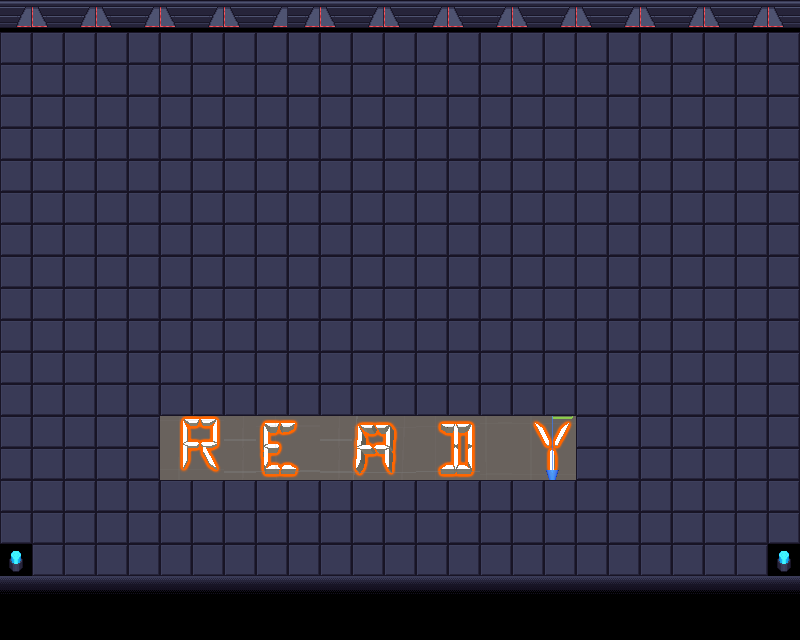

This is a level from a 2D game, rendered from its Tiled map with the project's own tilesets. A one-line summary and the complete map file follow:
An orthogonal 25x20 tile map with 32x32 px tiles, 2 tile layers (Capa de patrones 1, Capa de patrones 2), 1 hidden layer not drawn, 2 tilesets.

<map version="1.4" tiledversion="1.4.2" orientation="orthogonal" renderorder="right-down" width="25" height="20" tilewidth="32" tileheight="32" infinite="0" nextlayerid="4" nextobjectid="1">
 <editorsettings>
  <export target="Arkanoidmap.json" format="json" />
 </editorsettings>
 <tileset firstgid="1" name="tileset_complet" tilewidth="32" tileheight="32" tilecount="81" columns="9">
  <image source="tileset_complet.png" width="300" height="300" />
 </tileset>
 <tileset firstgid="82" name="Letters" tilewidth="32" tileheight="32" tilecount="324" columns="18">
  <image source="Letters.PNG" width="593" height="579" />
 </tileset>
 <layer id="1" name="Capa de patrones 1" width="25" height="20">
  <data encoding="csv">
4,5,4,5,4,5,4,5,4,4,5,4,5,4,5,4,5,4,5,4,5,4,5,4,5,
12,12,12,12,12,12,12,12,12,12,12,12,12,12,12,12,12,12,12,12,12,12,12,12,12,
12,12,12,12,12,12,12,12,12,12,12,12,12,12,12,12,12,12,12,12,12,12,12,12,12,
12,12,12,12,12,12,12,12,12,12,12,12,12,12,12,12,12,12,12,12,12,12,12,12,12,
12,12,12,12,12,12,12,12,12,12,12,12,12,12,12,12,12,12,12,12,12,12,12,12,12,
12,12,12,12,12,12,12,12,12,12,12,12,12,12,12,12,12,12,12,12,12,12,12,12,12,
12,12,12,12,12,12,12,12,12,12,12,12,12,12,12,12,12,12,12,12,12,12,12,12,12,
12,12,12,12,12,12,12,12,12,12,12,12,12,12,12,12,12,12,12,12,12,12,12,12,12,
12,12,12,12,12,12,12,12,12,12,12,12,12,12,12,12,12,12,12,12,12,12,12,12,12,
12,12,12,12,12,12,12,12,12,12,12,12,12,12,12,12,12,12,12,12,12,12,12,12,12,
12,12,12,12,12,12,12,12,12,12,12,12,12,12,12,12,12,12,12,12,12,12,12,12,12,
12,12,12,12,12,12,12,12,12,12,12,12,12,12,12,12,12,12,12,12,12,12,12,12,12,
12,12,12,12,12,12,12,12,12,12,12,12,12,12,12,12,12,12,12,12,12,12,12,12,12,
12,12,12,12,12,12,12,12,12,12,12,12,12,12,12,12,12,12,12,12,12,12,12,12,12,
12,12,12,12,12,12,12,12,12,12,12,12,12,12,12,12,12,12,12,12,12,12,12,12,12,
12,12,12,12,12,12,12,12,12,12,12,12,12,12,12,12,12,12,12,12,12,12,12,12,12,
12,12,12,12,12,12,12,12,12,12,12,12,12,12,12,12,12,12,12,12,12,12,12,12,12,
16,12,12,12,12,12,12,12,12,12,12,12,12,12,12,12,12,12,12,12,12,12,12,12,16,
10,10,10,10,10,10,10,10,10,10,10,10,10,10,10,10,10,10,10,10,10,10,10,10,10,
19,19,19,19,19,19,19,19,19,19,19,19,19,19,19,19,19,19,19,19,19,19,19,19,19
</data>
 </layer>
 <layer id="2" name="Capa de patrones 2" width="25" height="20">
  <data encoding="csv">
0,0,0,0,0,0,0,0,0,0,0,0,0,0,0,0,0,0,0,0,0,0,0,0,0,
0,0,0,0,0,0,0,0,0,0,0,0,0,0,0,0,0,0,0,0,0,0,0,0,0,
0,0,0,0,0,0,0,0,0,0,0,0,0,0,0,0,0,0,0,0,0,0,0,0,0,
0,0,0,0,0,0,0,0,0,0,0,0,0,0,0,0,0,0,0,0,0,0,0,0,0,
0,0,0,0,0,0,0,0,0,0,0,0,0,0,0,0,0,0,0,0,0,0,0,0,0,
0,0,0,0,0,0,0,0,0,0,0,0,0,0,0,0,0,0,0,0,0,0,0,0,0,
0,0,0,0,0,0,0,0,0,0,0,0,0,0,0,0,0,0,0,0,0,0,0,0,0,
0,0,0,0,0,0,0,0,0,0,0,0,0,0,0,0,0,0,0,0,0,0,0,0,0,
0,0,0,0,0,0,0,0,0,0,0,0,0,0,0,0,0,0,0,0,0,0,0,0,0,
0,0,0,0,0,0,0,0,0,0,0,0,0,0,0,0,0,0,0,0,0,0,0,0,0,
0,0,0,0,0,0,0,0,0,0,0,0,0,0,0,0,0,0,0,0,0,0,0,0,0,
0,0,0,0,0,0,0,0,0,0,0,0,0,0,0,0,0,0,0,0,0,0,0,0,0,
0,0,0,0,0,0,0,0,0,0,0,0,0,0,0,0,0,0,0,0,0,0,0,0,0,
0,0,0,0,0,198,199,105,93,94,105,83,84,90,91,254,252,253,0,0,0,0,0,0,0,
0,0,0,0,0,216,217,105,111,112,105,101,102,108,109,272,270,271,0,0,0,0,0,0,0,
0,0,0,0,0,0,0,0,0,0,0,0,0,0,0,0,0,0,0,0,0,0,0,0,0,
0,0,0,0,0,0,0,0,0,0,0,0,0,0,0,0,0,0,0,0,0,0,0,0,0,
0,0,0,0,0,0,0,0,0,0,0,0,0,0,0,0,0,0,0,0,0,0,0,0,0,
0,0,0,0,0,0,0,0,0,0,0,0,0,0,0,0,0,0,0,0,0,0,0,0,0,
0,0,0,0,0,0,0,0,0,0,0,0,0,0,0,0,0,0,0,0,0,0,0,0,0
</data>
 </layer>
 <layer id="3" name="Capa de patrones 3" width="25" height="20" visible="0">
  <data encoding="csv">
0,0,0,0,0,0,0,0,0,0,0,0,0,0,0,0,0,0,0,0,0,0,0,0,0,
0,0,0,0,0,0,0,0,0,0,0,0,0,0,0,0,0,0,0,0,0,0,0,0,0,
0,0,0,0,0,0,0,0,0,0,0,0,0,0,0,0,0,0,0,0,0,0,0,0,0,
0,0,0,0,0,0,0,0,0,0,0,0,0,0,0,0,0,0,0,0,0,0,0,0,0,
0,0,0,0,0,0,0,0,0,0,0,0,0,0,0,0,0,0,0,0,0,0,0,0,0,
0,0,0,0,0,0,0,0,0,0,0,0,0,0,0,0,0,0,0,0,0,0,0,0,0,
0,0,0,0,0,0,0,0,0,0,0,0,0,0,0,0,0,0,0,0,0,0,0,0,0,
0,0,0,0,0,0,0,0,0,0,0,0,0,0,0,0,0,0,0,0,0,0,0,0,0,
0,0,0,0,0,0,0,0,0,0,0,0,0,0,0,0,0,0,0,0,0,0,0,0,0,
0,0,0,0,0,0,0,0,0,0,0,0,0,0,0,0,0,0,0,0,0,0,0,0,0,
0,0,0,0,0,0,0,0,0,0,0,0,0,0,0,0,0,0,0,0,0,0,0,0,0,
0,0,0,0,0,0,0,0,0,0,0,0,0,0,0,0,0,0,0,0,0,0,0,0,0,
0,0,0,0,0,0,0,0,0,0,0,0,0,0,0,0,0,0,0,0,0,0,0,0,0,
0,0,0,0,119,120,254,254,254,98,99,190,191,190,191,192,174,254,119,120,0,0,0,0,0,
0,0,0,0,119,120,272,272,272,116,117,208,209,208,209,210,174,272,119,120,0,0,0,0,0,
0,0,0,0,0,0,0,0,0,0,0,0,0,0,0,0,0,0,0,0,0,0,0,0,0,
0,0,0,0,0,0,0,0,0,0,0,0,0,0,0,0,0,0,0,0,0,0,0,0,0,
0,0,0,0,0,0,0,0,0,0,0,0,0,0,0,0,0,0,0,0,0,0,0,0,0,
0,0,0,0,0,0,0,0,0,0,0,0,0,0,0,0,0,0,0,0,0,0,0,0,0,
0,0,0,0,0,0,0,0,0,0,0,0,0,0,0,0,0,0,0,0,0,0,0,0,0
</data>
 </layer>
</map>
